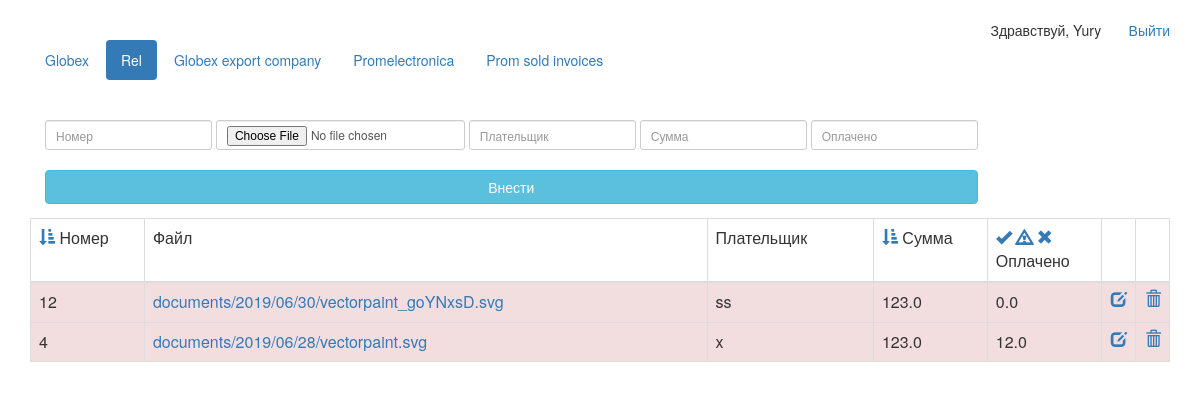
The app's page /rel_lcc/ (signed in), older data.
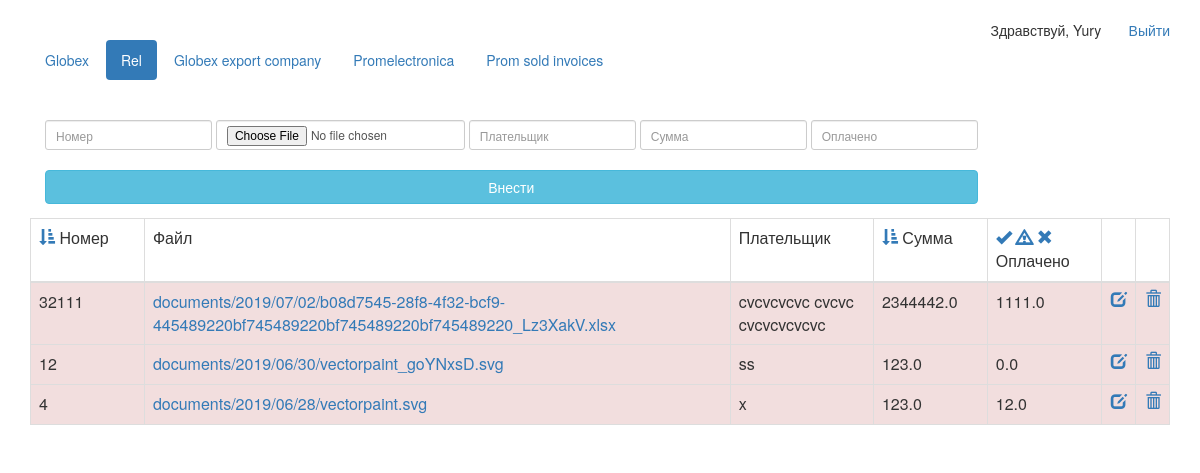
The same page, newer data.
### desk/models.py (models this page shows, shortened)
class FinancialOperation(models.Model):
    positionNumberPromSold = models.TextField(max_length=50, default='')
    positionNumber = models.BigIntegerField()
    whoPayed = models.TextField(max_length=1000)
    fileLink = models.FileField(upload_to='documents/%Y/%m/%d', blank=True)
    datetime = models.DateTimeField(u'Дата')
    amount = models.FloatField(u'Сумма')
    alreadyPayed = models.FloatField(u'Оплачено')
    isClosed = models.BooleanField(u'Полностью оплачено')
    company = models.IntegerField(u'Компания')

### desk/views.py (the view, shortened to what this page needs)
# urls.py: url(r'^rel_lcc/$', RelLccView.as_view(), name='RelLccView'),
class RelLccView(ListView):
    template_name = "desk/operations_company_rel.html"
    sort = {}
    def get_context_data(self, **kwargs):
        context = super(RelLccView, self).get_context_data(**kwargs)
        return context
    def get_queryset(self):
        if "field" in self.request.GET and "order" in self.request.GET:
            sort_order = self.request.GET["order"]
            sort_field = self.request.GET["field"]
            self.sort = {"field": sort_field, "order": sort_order}
            result_sort_order_sign = ""
            if sort_order == "asc":
                result_sort_order_sign += ""
            else:
                result_sort_order_sign = "-"
            result_sort_expr = "{}{}".format(result_sort_order_sign, sort_field)
            if sort_field != "alreadyPayed":
                queryset = FinancialOperation.objects.filter(company=1
                                                             ).order_by(result_sort_expr,
                                                                        '-positionNumber')
            else:
                if "grouping" in self.request.GET:
                    ex_field = self.request.GET["grouping"]
                else:
                    ex_field = "-positionNumber"
                ex_field_sort_expr = "{}".format(ex_field)
                if sort_order == "1":
                    queryset = FinancialOperation.objects.filter(company=1).filter(
                        alreadyPayed=0.0).order_by(ex_field_sort_expr)
                if sort_order == "2":
                    queryset = FinancialOperation.objects.filter(company=1).filter(
                        alreadyPayed__gt=0.0).exclude(alreadyPayed=F("amount")).order_by(ex_field_sort_expr)
                if sort_order == "3":
                    queryset = FinancialOperation.objects.filter(company=1).filter(
                        alreadyPayed=F("amount")).order_by(ex_field_sort_expr)
        else:
            queryset = FinancialOperation.objects.filter(company=1
                                                         ).order_by('-positionNumber')
        return queryset

### desk/templatetags/has_group.py (called while the page is built)
@register.filter(name='in_group')
def in_group(user, group_name):
    group = Group.objects.get(name=group_name)
    return True if group in user.groups.all() else False

### desk/templates/desk/operations_company_rel.html (shortened to what the changed rows need)
{% extends "desk/main.html" %}
{% load has_group %}
{% block content %}
{% if user.is_authenticated %}
<br />
<br />
{% if user|in_group:"readers_rel_llc" %}
<div id="operations">
<table class="table table-hover table-bordered">
    <thead>
        <tr>
            <td width="10%">
            {% if field == "positionNumber" %}
                {% if order == "asc" %}
                    <a href="/rel_lcc/?field=positionNumber&order=desc">
                        <span style="color:red;">
                            <span class="glyphicon glyphicon-sort-by-attributes"></span>
                {% else %}
                    <a href="/rel_lcc/?field=positionNumber&order=asc">
                        <span style="color:red;">
                            <span class="glyphicon glyphicon-sort-by-attributes-alt"></span>
                {% endif %}
                </span>
                </a>
            {% else %}
                <a href="/rel_lcc/?field=positionNumber&order=asc">
            {% endif %}
            </a>
                Номер</td>
            <td>Файл</td>
            <td>Плательщик</td>
            <td width="10%">
            {% if field == "amount" %}
                {% if order == "asc" %}
                    <a href="/rel_lcc/?field=amount&order=desc">
                        <span style="color:red;">
                            <span class="glyphicon glyphicon-sort-by-attributes"></span>
                {% else %}
                    <a href="/rel_lcc/?field=amount&order=asc">
                        <span style="color:red;">
                            <span class="glyphicon glyphicon-sort-by-attributes-alt"></span>
                {% endif %}
                </span>
                </a>
            {% else %}
                <a href="/rel_lcc/?field=amount&order=asc">
            {% endif %}
            </a>
                Сумма</td>
            <td width="10%" >
                    {% if field == "alreadyPayed" and order == "3" %}
                    <a href="/rel_lcc/?field=alreadyPayed&order=3">
                            <span style="color:red;">
                                <span class="glyphicon glyphicon-ok"></span>
                            </span>
                    {% else %}
                        <a href="/rel_lcc/?field=alreadyPayed&order=3">
                    {% endif %}
                    </a>
                    <a href="/rel_lcc/?field=alreadyPayed&order=2">
                    </a>
                    {% if field == "alreadyPayed" and order == "1" %}
                        <a href="/rel_lcc/?field=alreadyPayed&order=1">
                            <span style="color:red;">
                                <span class="glyphicon glyphicon-remove"></span>
                            </span>
                    {% else %}
                        <a href="/rel_lcc/?field=alreadyPayed&order=1">
                    {% endif %}
                    </a>
                Оплачено</td>
            <td>&nbsp;</td>
            <td>&nbsp;</td>
        </tr>
    </thead>
    <tbody>
    {% for op in object_list %}
        {% if op.isClosed == 1 %}
            <tr class="success">
        {% else %}
            <tr class="danger">
        {% endif %}
        <td> {{ op.positionNumber }} </td>
        <td> <a href="/media/{{ op.fileLink }}">{{ op.fileLink }}</a> </td>
        <td> {{ op.whoPayed }} </td>
        <td> {{ op.amount }} </td>
        <td> {{ op.alreadyPayed }} </td>
        <td width="3%" style="text-align:right;">
        {% if op.isClosed == 0 %}
                {% if user|in_group:"editors_rel_llc" %}
                    <a title="Редактировать" href="" data-toggle="modal" data-target="#editModal"
                        data-opnumber="{{ op.positionNumber }}"
                        data-oppayer="{{ op.whoPayed }}"
                        data-opamount="{{ op.amount }}"
                        data-opalreadypayed="{{ op.alreadyPayed }}"
                        data-opid="{{ op.id }}"
                        data-opcompany="{{ op.company}}">
                        <span class="glyphicon glyphicon-edit"></span>
                    </a>
                {% endif %}
        {% endif %}
        </td>
        <td width="3%" style="text-align:right;">
        {% if user|in_group:"removers_rel_llc" %}
            <a title="Удалить" href="#"
            data-href="/rel_lcc/remove/?id={{op.id}}" data-toggle="modal" data-target="#confirm-delete"
            >
                <span class="glyphicon glyphicon-trash"></span>
            </a>
        {% endif %}
        </td>
    </tr>
{% empty %}
<p>Нет данных</p>
{% endfor %}
</tbody>
</table>
</div>
{% endif %}
{% endif %}
{% endblock %}

Row changes from the older to the newer data that the page shows:
added FinancialOperation: positionNumber "32111", fileLink "documents/2019/07/02/b08d7545-28f8-4f32-bcf9-445489220bf745489220bf745489220bf745489220_Lz3XakV.xlsx", whoPayed "cvcvcvcvc cvcvc cvcvcvcvcvc", amount "2344442.0", alreadyPayed "1111.0"
